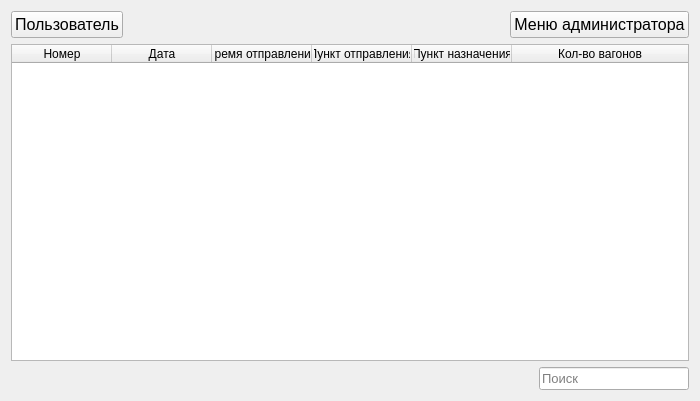
<?xml version="1.0" encoding="UTF-8"?>
<ui version="4.0">
 <class>Window_WorkWidget</class>
 <widget class="QWidget" name="Window_WorkWidget">
  <property name="geometry">
   <rect>
    <x>0</x>
    <y>0</y>
    <width>700</width>
    <height>401</height>
   </rect>
  </property>
  <property name="windowTitle">
   <string>Form</string>
  </property>
  <layout class="QVBoxLayout" name="verticalLayout">
   <item>
    <layout class="QHBoxLayout" name="horizontalLayout">
     <item>
      <widget class="QPushButton" name="infoUser">
       <property name="font">
        <font>
         <pointsize>12</pointsize>
        </font>
       </property>
       <property name="text">
        <string>Пользователь</string>
       </property>
      </widget>
     </item>
     <item>
      <spacer name="horizontalSpacer">
       <property name="orientation">
        <enum>Qt::Horizontal</enum>
       </property>
       <property name="sizeHint" stdset="0">
        <size>
         <width>40</width>
         <height>20</height>
        </size>
       </property>
      </spacer>
     </item>
     <item>
      <widget class="QPushButton" name="menuAdmin">
       <property name="font">
        <font>
         <pointsize>12</pointsize>
        </font>
       </property>
       <property name="text">
        <string>Меню администратора</string>
       </property>
      </widget>
     </item>
    </layout>
   </item>
   <item>
    <widget class="QTableWidget" name="tableRaces">
     <property name="editTriggers">
      <set>QAbstractItemView::NoEditTriggers</set>
     </property>
     <property name="selectionBehavior">
      <enum>QAbstractItemView::SelectRows</enum>
     </property>
     <attribute name="horizontalHeaderStretchLastSection">
      <bool>true</bool>
     </attribute>
     <column>
      <property name="text">
       <string>Номер</string>
      </property>
     </column>
     <column>
      <property name="text">
       <string>Дата</string>
      </property>
     </column>
     <column>
      <property name="text">
       <string>Время отправления</string>
      </property>
     </column>
     <column>
      <property name="text">
       <string>Пункт отправления</string>
      </property>
     </column>
     <column>
      <property name="text">
       <string>Пункт назначения</string>
      </property>
     </column>
     <column>
      <property name="text">
       <string>Кол-во вагонов</string>
      </property>
     </column>
    </widget>
   </item>
   <item>
    <layout class="QHBoxLayout" name="horizontalLayout_2">
     <item>
      <spacer name="horizontalSpacer_2">
       <property name="orientation">
        <enum>Qt::Horizontal</enum>
       </property>
       <property name="sizeHint" stdset="0">
        <size>
         <width>40</width>
         <height>20</height>
        </size>
       </property>
      </spacer>
     </item>
     <item>
      <widget class="QLineEdit" name="lineFind">
       <property name="maximumSize">
        <size>
         <width>150</width>
         <height>16777215</height>
        </size>
       </property>
       <property name="font">
        <font>
         <pointsize>10</pointsize>
        </font>
       </property>
       <property name="placeholderText">
        <string>Поиск</string>
       </property>
      </widget>
     </item>
    </layout>
   </item>
  </layout>
 </widget>
 <resources/>
 <connections/>
</ui>
